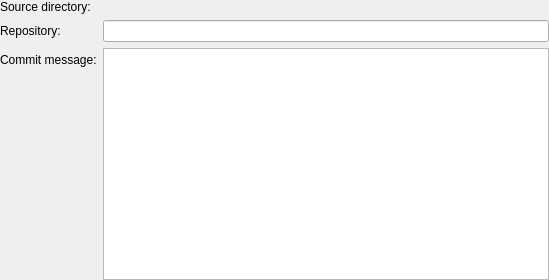
<?xml version="1.0" encoding="UTF-8"?>
<ui version="4.0">
 <class>SvnImportMetadataWidget</class>
 <widget class="QWidget" name="SvnImportMetadataWidget">
  <property name="geometry">
   <rect>
    <x>0</x>
    <y>0</y>
    <width>549</width>
    <height>280</height>
   </rect>
  </property>
  <layout class="QFormLayout">
   <property name="margin">
    <number>0</number>
   </property>
   <item row="0" column="0">
    <widget class="QLabel" name="labelForSrc">
     <property name="text">
      <string>Source directory:</string>
     </property>
    </widget>
   </item>
   <item row="1" column="0">
    <widget class="QLabel" name="label_2">
     <property name="text">
      <string>Repository:</string>
     </property>
    </widget>
   </item>
   <item row="1" column="1">
    <widget class="QLineEdit" name="dest">
     <property name="toolTip">
      <string>Repository Location</string>
     </property>
     <property name="statusTip">
      <string>Repository Location to import into</string>
     </property>
     <property name="whatsThis">
      <string>Choose the repository into which the source directory is imported</string>
     </property>
    </widget>
   </item>
   <item row="0" column="1">
    <widget class="KUrlRequester" name="srcEdit"/>
   </item>
   <item row="2" column="1">
    <widget class="KTextEdit" name="message">
     <property name="sizePolicy">
      <sizepolicy hsizetype="Expanding" vsizetype="Expanding">
       <horstretch>0</horstretch>
       <verstretch>1</verstretch>
      </sizepolicy>
     </property>
    </widget>
   </item>
   <item row="2" column="0">
    <widget class="QLabel" name="label">
     <property name="text">
      <string>Commit message:</string>
     </property>
    </widget>
   </item>
  </layout>
 </widget>
 <customwidgets>
  <customwidget>
   <class>KUrlRequester</class>
   <extends>QWidget</extends>
   <header>kurlrequester.h</header>
  </customwidget>
  <customwidget>
   <class>KTextEdit</class>
   <extends>QTextEdit</extends>
   <header>ktextedit.h</header>
  </customwidget>
 </customwidgets>
 <resources/>
 <connections/>
</ui>
